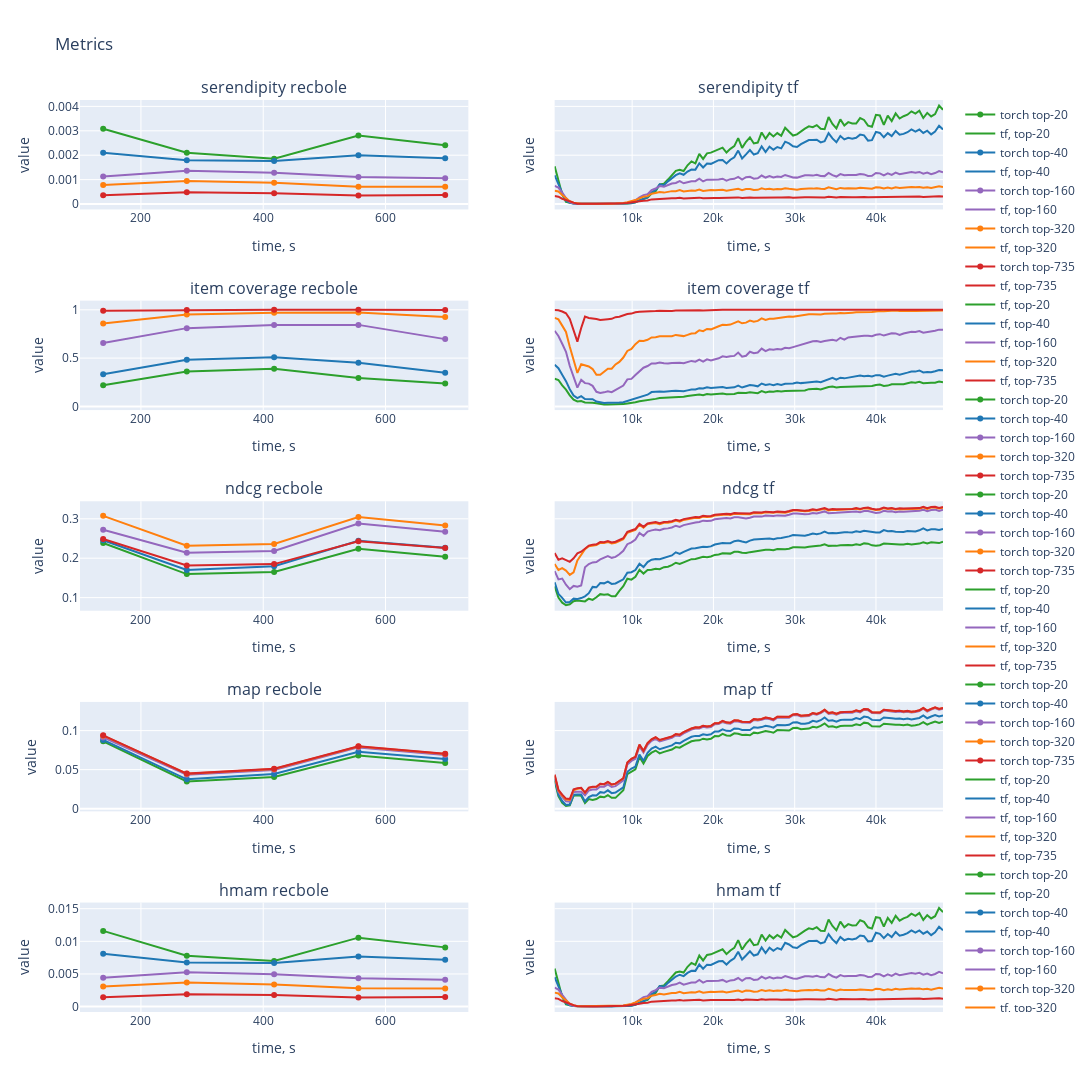

Source (notebook cell):
### Code cell
fig = make_subplots(rows=5, cols=2, shared_yaxes=True, subplot_titles=('serendipity recbole', 'serendipity tf',
                                                                       'item coverage recbole', 'item coverage tf',
                                                                       'ndcg recbole', 'ndcg tf',
                                                                       'map recbole', 'map tf',
                                                                       'hmam recbole', 'hmam tf'))

for c1, c2 in zip(recbole_log.columns, tf_log.columns):
    if c1.startswith('serendipity'):
        name='torch top-' + re.findall(r'\d+', c1)[0]
        fig.add_trace(
            go.Scatter(x=recbole_log.time.cumsum(), y=recbole_log[c1], name=name, line=dict(width=2, color=cols_dict[name.split()[-1]])),
            row=1, col=1
        )
    if c2.startswith('serendipity'):
        name='tf, top-' + re.findall(r'\d+', c2)[0]
        fig.add_trace(
            go.Scatter(x=tf_log.time.cumsum(), y=tf_log[c2], name=name, line=dict(width=2, color=cols_dict[name.split()[-1]])),
            row=1, col=2
        )

for c1, c2 in zip(recbole_log.columns, tf_log.columns):
    if c1.startswith('itemcoverage'):
        name='torch top-' + re.findall(r'\d+', c1)[0]
        fig.add_trace(
            go.Scatter(x=recbole_log.time.cumsum(), y=recbole_log[c1], name=name, line=dict(width=2, color=cols_dict[name.split()[-1]])),
            row=2, col=1
        )
    if c2.startswith('coverage'):
        name='tf, top-' + re.findall(r'\d+', c2)[0]
        fig.add_trace(
            go.Scatter(x=tf_log.time.cumsum(), y=tf_log[c2], name=name, line=dict(width=2, color=cols_dict[name.split()[-1]])),
            row=2, col=2
        )

for c1, c2 in zip(recbole_log.columns, tf_log.columns):
    if c1.startswith('ndcg'):
        name='torch top-' + re.findall(r'\d+', c1)[0]
        fig.add_trace(
            go.Scatter(x=recbole_log.time.cumsum(), y=recbole_log[c1], name=name, line=dict(width=2, color=cols_dict[name.split()[-1]])),
            row=3, col=1
        )
    if c2.startswith('ndcg'):
        name='tf, top-' + re.findall(r'\d+', c2)[0]
        fig.add_trace(
            go.Scatter(x=tf_log.time.cumsum(), y=tf_log[c2], name=name, line=dict(width=2, color=cols_dict[name.split()[-1]])),
            row=3, col=2
        )

for c1, c2 in zip(recbole_log.columns, tf_log.columns):
    if c1.startswith('map'):
        name='torch top-' + re.findall(r'\d+', c1)[0]
        fig.add_trace(
            go.Scatter(x=recbole_log.time.cumsum(), y=recbole_log[c1], name=name, line=dict(width=2, color=cols_dict[name.split()[-1]])),
            row=4, col=1
        )
    if c2.startswith('map'):
        name='tf, top-' + re.findall(r'\d+', c2)[0]
        fig.add_trace(
            go.Scatter(x=tf_log.time.cumsum(), y=tf_log[c2], name=name, line=dict(width=2, color=cols_dict[name.split()[-1]])),
            row=4, col=2
        )

for c1, c2 in zip(recbole_log.columns, tf_log.columns):
    if c1.startswith('hmam'):
        name='torch top-' + re.findall(r'\d+', c1)[0]
        fig.add_trace(
            go.Scatter(x=recbole_log.time.cumsum(), y=recbole_log[c1], name=name, line=dict(width=2, color=cols_dict[name.split()[-1]])),
            row=5, col=1
        )
    if c2.startswith('hmam'):
        name='tf, top-' + re.findall(r'\d+', c2)[0]
        fig.add_trace(
            go.Scatter(x=tf_log.time.cumsum(), y=tf_log[c2], name=name, line=dict(width=2, color=cols_dict[name.split()[-1]])),
            row=5, col=2
        )

fig.update_yaxes(title_text="value")
fig.update_xaxes(title_text="time, s")
fig.update_layout(height=1500, width=1400, title_text="Metrics")
fig.show()
